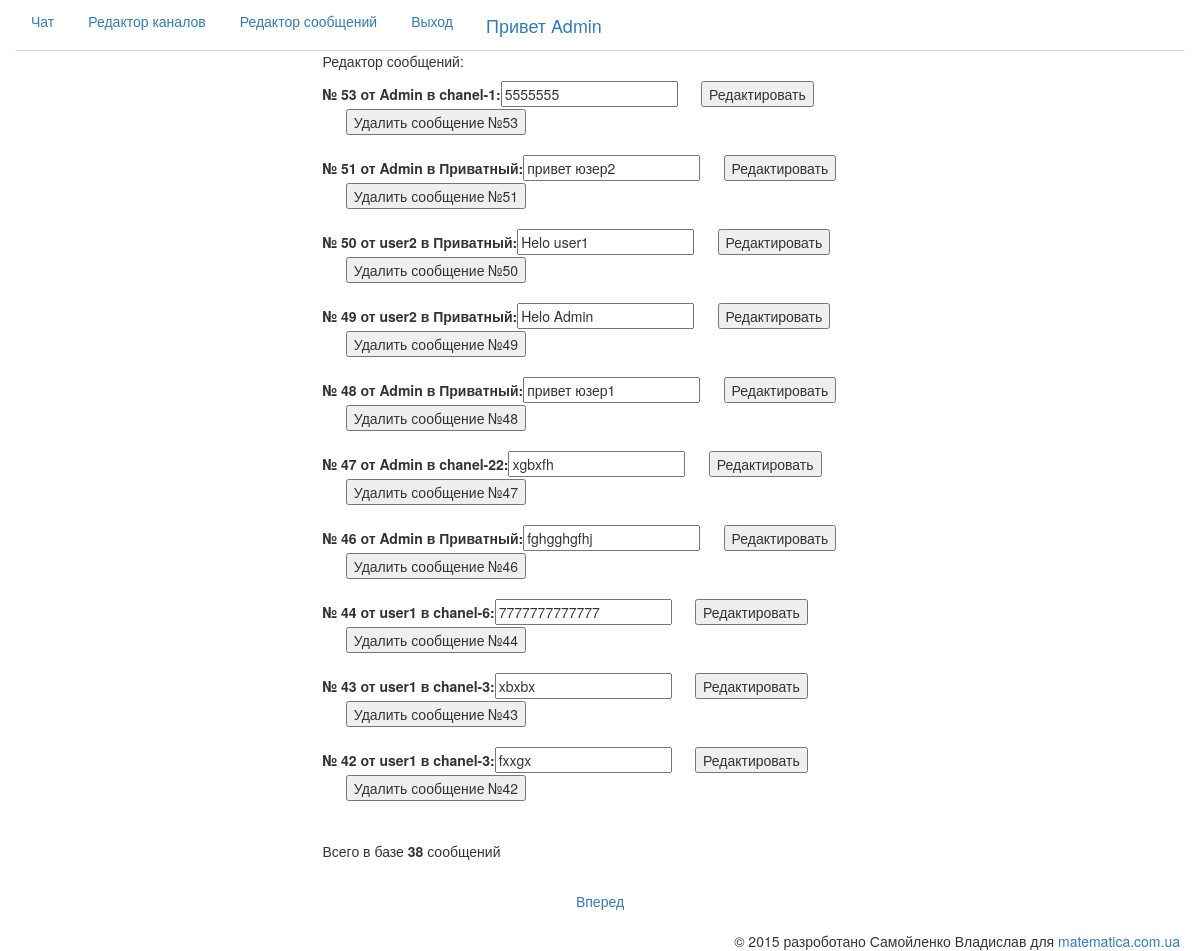
/editMessage (signed in), run on the app's committed database.
### tables this page shows
CREATE TABLE IF NOT EXISTS `chats` (
  `id` int(11) NOT NULL AUTO_INCREMENT,
  `autor` int(11) NOT NULL,
  `target` int(11) NOT NULL,
  `chanel` int(11) NOT NULL,
  `text` text NOT NULL,
  PRIMARY KEY (`id`),
  KEY `autor` (`autor`),
  KEY `chanel` (`chanel`)
);

CREATE TABLE IF NOT EXISTS `users` (
  `id` int(11) NOT NULL AUTO_INCREMENT,
  `name` varchar(100) NOT NULL,
  `login` varchar(100) NOT NULL,
  `password` varchar(100) NOT NULL,
  `status` varchar(100) NOT NULL,
  PRIMARY KEY (`id`),
  UNIQUE KEY `name` (`name`,`login`)
);

CREATE TABLE IF NOT EXISTS `chanels` (
  `id` int(11) NOT NULL AUTO_INCREMENT,
  `nameChanel` varchar(100) NOT NULL,
  PRIMARY KEY (`id`)
);

### modules/editMessage.php (called while the page is built, shortened)
<?php
	$result= $db->query("SELECT COUNT(*) FROM chats ");
	$row = mysqli_fetch_row($result);
	$countN = $row[0];
	$lim = $_GET['key1']*10;
	$next = $_GET['key1']+2;
	$result2 = $db->query("SELECT chats.id,
															users.name,
															chanels.nameChanel,
															chats.text
												FROM chats,  users, chanels
												WHERE chats.autor = users.id
												AND chats.chanel = chanels.id
												ORDER BY chats.id DESC
												LIMIT $lim, 10");
?>

### modules/editMessage.tpl.php (the view, shortened to what this page needs)
		<p>Редактор сообщений:</p>
<?php
	while($row = mysqli_fetch_assoc($result2)) {
		echo '<form action="" method="post" enctype="multipart/form-data">';
		echo '<label>№ '.$row['id'].' от '.$row['name'].' в '.$row['nameChanel'].': </label>';
		echo '<input type="text" name="editMessage" value="'.$row['text'] .'" />';
		echo '&nbsp &nbsp &nbsp <input type="submit" title ="Редактировать сообщение" value="Редактировать" />';
		echo '</form>';
		echo '<form action="" method="post" enctype="multipart/form-data">';
		echo '&nbsp &nbsp &nbsp <input type="submit" title ="Удалить сообщение" value="Удалить сообщение №' .$row['id'].'" />';
		echo '</form><br/>';
	}
	echo '<br><p>Всего  в  базе <b>'.$countN.'</b> сообщений</p><br>';
	echo  '<div class="center">';
	echo  '<a href="/editMessage/'.$next.'">Вперед</a></div>';
?>

### css/base.css (style rules this page uses)
html,body { width:100%; height:100% }
.center { text-align: center; }

### data on the page
chats: id "53", users.name "Admin", chanels.nameChanel "chanel-1", editMessage "5555555", id "Удалить сообщение №53"
chats: id "51", users.name "Admin", chanels.nameChanel "Приватный", editMessage "привет юзер2", id "Удалить сообщение №51"
chats: id "50", users.name "user2", chanels.nameChanel "Приватный", editMessage "Helo user1", id "Удалить сообщение №50"
chats: id "49", users.name "user2", chanels.nameChanel "Приватный", editMessage "Helo Admin", id "Удалить сообщение №49"
chats: id "48", users.name "Admin", chanels.nameChanel "Приватный", editMessage "привет юзер1", id "Удалить сообщение №48"
chats: id "47", users.name "Admin", chanels.nameChanel "chanel-22", editMessage "xgbxfh", id "Удалить сообщение №47"
chats: id "46", users.name "Admin", chanels.nameChanel "Приватный", editMessage "fghgghgfhj", id "Удалить сообщение №46"
chats: id "44", users.name "user1", chanels.nameChanel "chanel-6", editMessage "7777777777777", id "Удалить сообщение №44"
chats: id "43", users.name "user1", chanels.nameChanel "chanel-3", editMessage "xbxbx", id "Удалить сообщение №43"
chats: id "42", users.name "user1", chanels.nameChanel "chanel-3", editMessage "fxxgx", id "Удалить сообщение №42"

### other printed values
$_SESSION['name'] "Admin"
$countN "38"
